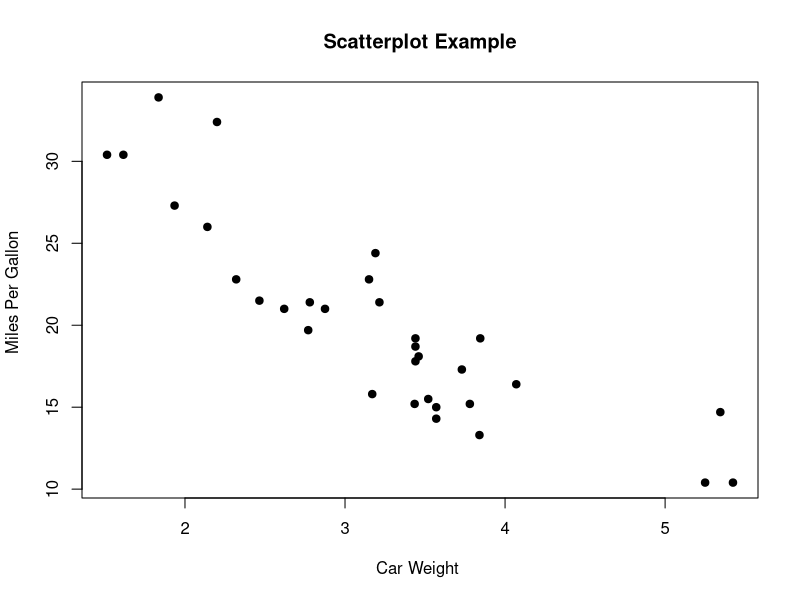

The R source for this figure:
attach(mtcars)
plot(wt, mpg, main = "Scatterplot Example", xlab = "Car Weight ", ylab = "Miles Per Gallon ", 
     pch = 19)

